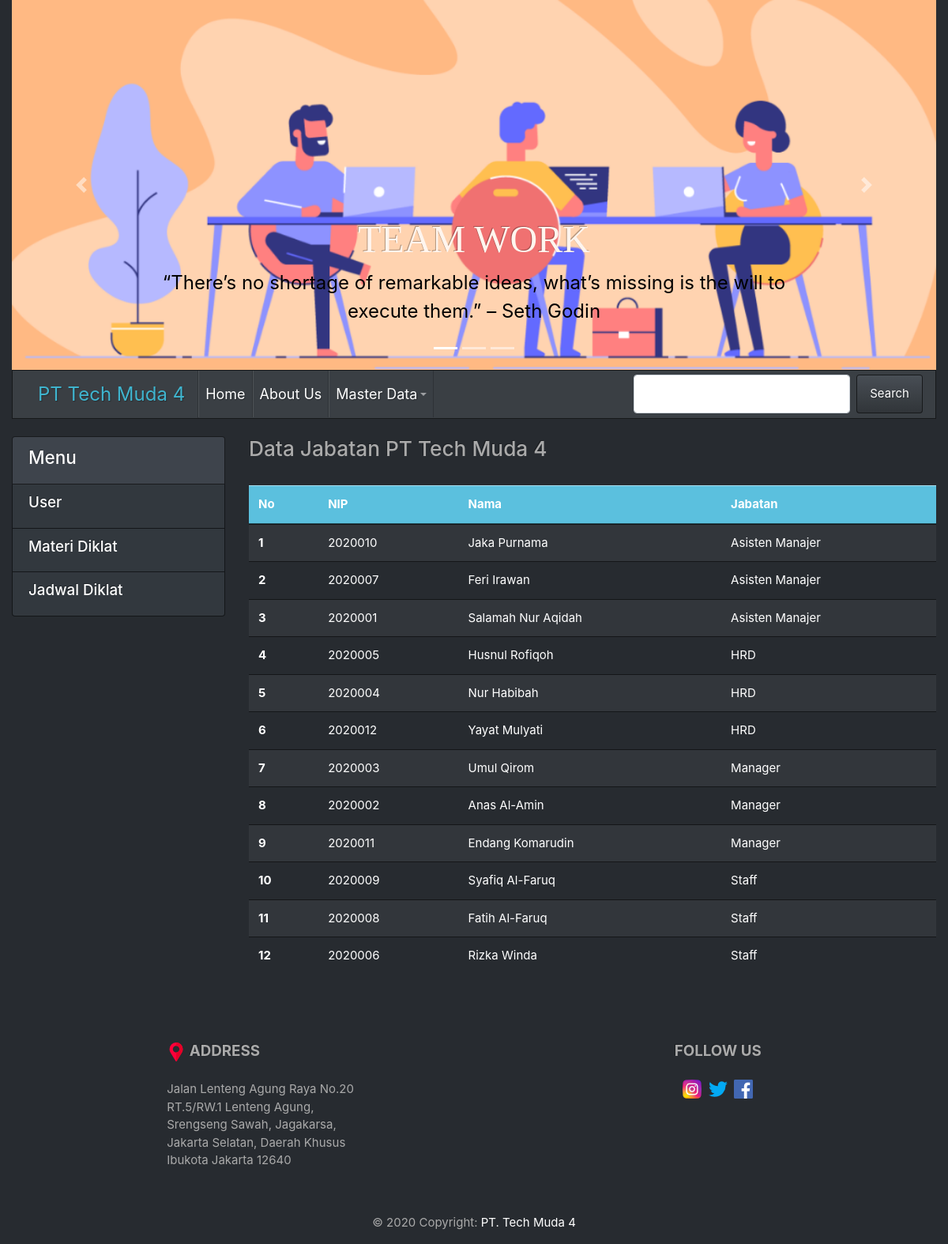
Page /PT_Tech_Muda4/index.php?hal=jabatan on the committed database.
### tables this page shows
CREATE TABLE `pegawai` (
  `id` int(11) NOT NULL,
  `nip` varchar(25) NOT NULL,
  `nama` varchar(20) NOT NULL,
  `gender` enum('L','P') NOT NULL,
  `alamat` text NOT NULL,
  `foto` varchar(30) DEFAULT NULL,
  `divisi_id` int(11) NOT NULL,
  `jabatan_id` int(11) NOT NULL
);

CREATE TABLE `jabatan` (
  `id` int(11) NOT NULL,
  `nama` varchar(20) NOT NULL
);

### PT_Tech_Muda4/model/Jabatan.php (called while the page is built)
<?php
class Jabatan{
    private $koneksi;
    public function __construct(){
        global $dbh;
        $this->koneksi = $dbh;
    }
    public function dataJabatan(){
        $sql = "select peg.nip, peg.nama,
        j.nama as jabatan
        from pegawai peg
        inner join jabatan j on j.id = peg.jabatan_id order by j.nama asc";
        $ps = $this->koneksi->prepare($sql);
        $ps->execute();
        $rs = $ps->fetchAll();
        return $rs;
    }
};
?>

### PT_Tech_Muda4/jabatan.php (the view)
<h3>Data Jabatan PT Tech Muda 4</h3><br/>
<table class="table table-striped">
  <thead>
  <tr class="table-info">
      <th scope="col">No</th>
      <th scope="col">NIP</th>
      <th scope="col">Nama</th>
      <th scope="col">Jabatan</th>
    </tr>
  </thead>
  <tbody>
  <?php
      $model = new Jabatan();
      $rs = $model->dataJabatan();
      $no = 1;
      foreach($rs as $jab){
      ?>
    <tr>
      <th scope="row"><?= $no ?></th>
      <td><?= $jab['nip'] ?></td>
      <td><?= $jab['nama'] ?></td>
      <td><?= $jab['jabatan'] ?></td>
    </tr>
    <?php $no++; } ?>
  </tbody>
</table>

### rows in the picture
pegawai: nip "2020010", nama "Jaka Purnama", jabatan.nama "Asisten Manajer"
pegawai: nip "2020007", nama "Feri Irawan", jabatan.nama "Asisten Manajer"
pegawai: nip "2020001", nama "Salamah Nur Aqidah", jabatan.nama "Asisten Manajer"
pegawai: nip "2020005", nama "Husnul Rofiqoh", jabatan.nama "HRD"
pegawai: nip "2020004", nama "Nur Habibah", jabatan.nama "HRD"
pegawai: nip "2020012", nama "Yayat Mulyati", jabatan.nama "HRD"
pegawai: nip "2020003", nama "Umul Qirom", jabatan.nama "Manager"
pegawai: nip "2020002", nama "Anas Al-Amin", jabatan.nama "Manager"
pegawai: nip "2020011", nama "Endang Komarudin", jabatan.nama "Manager"
pegawai: nip "2020009", nama "Syafiq Al-Faruq", jabatan.nama "Staff"
pegawai: nip "2020008", nama "Fatih Al-Faruq", jabatan.nama "Staff"
pegawai: nip "2020006", nama "Rizka Winda", jabatan.nama "Staff"
